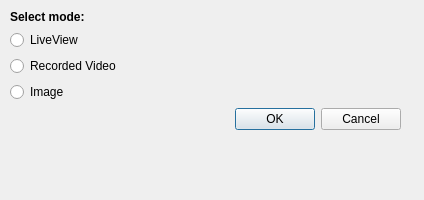
<?xml version="1.0" encoding="UTF-8"?>
<ui version="4.0">
 <class>CameraConnectDialog</class>
 <widget class="QDialog" name="CameraConnectDialog">
  <property name="geometry">
   <rect>
    <x>0</x>
    <y>0</y>
    <width>424</width>
    <height>200</height>
   </rect>
  </property>
  <property name="windowTitle">
   <string>Connect to Camera</string>
  </property>
  <widget class="QWidget" name="layoutWidget">
   <property name="geometry">
    <rect>
     <x>10</x>
     <y>10</y>
     <width>391</width>
     <height>351</height>
    </rect>
   </property>
   <layout class="QVBoxLayout" name="verticalLayout_4">
    <item>
     <layout class="QVBoxLayout" name="verticalLayout_3">
      <item>
       <widget class="QLabel" name="label_1">
        <property name="font">
         <font>
          <pointsize>9</pointsize>
          <weight>75</weight>
          <bold>true</bold>
         </font>
        </property>
        <property name="text">
         <string>Select mode:</string>
        </property>
       </widget>
      </item>
      <item>
       <layout class="QHBoxLayout" name="horizontalLayout_2">
        <item>
         <widget class="QRadioButton" name="liveViewRadio">
          <property name="text">
           <string>LiveView</string>
          </property>
          <attribute name="buttonGroup">
           <string notr="true">modeRadioGroup</string>
          </attribute>
         </widget>
        </item>
        <item>
         <spacer name="horizontalSpacer_1">
          <property name="orientation">
           <enum>Qt::Horizontal</enum>
          </property>
          <property name="sizeHint" stdset="0">
           <size>
            <width>40</width>
            <height>20</height>
           </size>
          </property>
         </spacer>
        </item>
       </layout>
      </item>
      <item>
       <layout class="QHBoxLayout" name="horizontalLayout_8">
        <item>
         <widget class="QRadioButton" name="recordedRadio">
          <property name="text">
           <string>Recorded Video</string>
          </property>
          <attribute name="buttonGroup">
           <string notr="true">modeRadioGroup</string>
          </attribute>
         </widget>
        </item>
        <item>
         <spacer name="horizontalSpacer_4">
          <property name="orientation">
           <enum>Qt::Horizontal</enum>
          </property>
          <property name="sizeHint" stdset="0">
           <size>
            <width>40</width>
            <height>20</height>
           </size>
          </property>
         </spacer>
        </item>
       </layout>
      </item>
      <item>
       <layout class="QHBoxLayout" name="horizontalLayout">
        <item>
         <widget class="QRadioButton" name="imageRadio">
          <property name="text">
           <string>Image</string>
          </property>
          <attribute name="buttonGroup">
           <string notr="true">modeRadioGroup</string>
          </attribute>
         </widget>
        </item>
        <item>
         <spacer name="horizontalSpacer_2">
          <property name="orientation">
           <enum>Qt::Horizontal</enum>
          </property>
          <property name="sizeHint" stdset="0">
           <size>
            <width>40</width>
            <height>20</height>
           </size>
          </property>
         </spacer>
        </item>
       </layout>
      </item>
     </layout>
    </item>
    <item>
     <layout class="QVBoxLayout" name="verticalLayout">
      <item>
       <layout class="QVBoxLayout" name="verticalLayout_2">
        <item>
         <widget class="QDialogButtonBox" name="okCancelBox">
          <property name="orientation">
           <enum>Qt::Horizontal</enum>
          </property>
          <property name="standardButtons">
           <set>QDialogButtonBox::Cancel|QDialogButtonBox::Ok</set>
          </property>
         </widget>
        </item>
        <item>
         <spacer name="verticalSpacer">
          <property name="orientation">
           <enum>Qt::Vertical</enum>
          </property>
          <property name="sizeHint" stdset="0">
           <size>
            <width>20</width>
            <height>40</height>
           </size>
          </property>
         </spacer>
        </item>
       </layout>
      </item>
     </layout>
    </item>
   </layout>
  </widget>
 </widget>
 <resources/>
 <connections>
  <connection>
   <sender>okCancelBox</sender>
   <signal>accepted()</signal>
   <receiver>CameraConnectDialog</receiver>
   <slot>accept()</slot>
   <hints>
    <hint type="sourcelabel">
     <x>276</x>
     <y>293</y>
    </hint>
    <hint type="destinationlabel">
     <x>204</x>
     <y>159</y>
    </hint>
   </hints>
  </connection>
  <connection>
   <sender>okCancelBox</sender>
   <signal>rejected()</signal>
   <receiver>CameraConnectDialog</receiver>
   <slot>reject()</slot>
   <hints>
    <hint type="sourcelabel">
     <x>276</x>
     <y>293</y>
    </hint>
    <hint type="destinationlabel">
     <x>204</x>
     <y>159</y>
    </hint>
   </hints>
  </connection>
 </connections>
 <buttongroups>
  <buttongroup name="modeRadioGroup"/>
 </buttongroups>
</ui>
